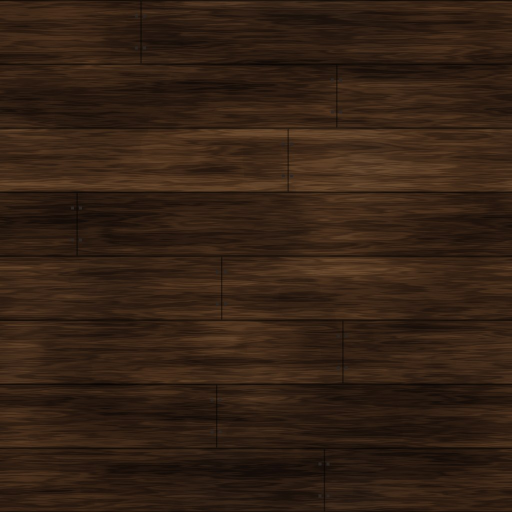
#> input picture src/tex/wood_dark.jpg, 1024 x 1024 px, found by its file name (shown at 1/2 size)
$ python build_ref.py tex/wood_dark.jpg
#> lines starting #> are read from the running program, lines starting #| are printed output that depends on the picture
### src/glb.py
"""Small numpy glTF 2.0 (.glb) toolkit for the Mudwater Spire.
Mesh = per-material buckets of triangles (pos, normal, uv, colour). Helpers build planks, beams, logs, lathe shapes,
tubes (rope, rails), extrusions and textured quads, all placed with 4x4 transforms. write() packs one .glb with
embedded textures (JPEG/PNG), PBR materials, optional normal maps, emissive, alpha.
"""
import json, struct, math, io, os
import numpy as np

# ------------------------------------------------------------------ transforms
def T(x=0, y=0, z=0):
    m = np.eye(4); m[:3, 3] = (x, y, z); return m
def S(x=1, y=None, z=None):
    y = x if y is None else y; z = x if z is None else z
    return np.diag([x, y, z, 1.0])
def Rx(d):
    a = math.radians(d); c, s = math.cos(a), math.sin(a); m = np.eye(4); m[1, 1] = c; m[1, 2] = -s; m[2, 1] = s; m[2, 2] = c; return m
def Ry(d):
    a = math.radians(d); c, s = math.cos(a), math.sin(a); m = np.eye(4); m[0, 0] = c; m[0, 2] = s; m[2, 0] = -s; m[2, 2] = c; return m
def Rz(d):
    a = math.radians(d); c, s = math.cos(a), math.sin(a); m = np.eye(4); m[0, 0] = c; m[0, 1] = -s; m[1, 0] = s; m[1, 1] = c; return m
def M(*ms):
    out = np.eye(4)
    for m in ms: out = out @ m
    return out
# [7 lines left out: function look_basis, not called in this run]

# ------------------------------------------------------------------ mesh
class Mesh:
    def __init__(self):
        self.b = {}          # material -> [pos list, nrm, uv, col, idx]
    def add(self, mat, pos, nrm, uv, idx, col=None, m=None):
        pos = np.asarray(pos, np.float64); nrm = np.asarray(nrm, np.float64); uv = np.asarray(uv, np.float64)
        idx = np.asarray(idx, np.int64).reshape(-1)
        if col is None: col = np.ones((len(pos), 4))
        else:
            col = np.asarray(col, np.float64)
            if col.ndim == 1: col = np.tile(np.r_[col, [1.0] * (4 - len(col))], (len(pos), 1))
            elif col.shape[1] == 3: col = np.c_[col, np.ones(len(col))]
        if m is not None:
            p4 = np.c_[pos, np.ones(len(pos))] @ m.T; pos = p4[:, :3]
            nm = np.linalg.inv(m[:3, :3]).T; nrm = nrm @ nm.T
            if np.linalg.det(m[:3, :3]) < 0: idx = idx.reshape(-1, 3)[:, ::-1].reshape(-1)
        n = np.linalg.norm(nrm, axis=1, keepdims=True); nrm = nrm / np.where(n > 1e-12, n, 1)
        bk = self.b.setdefault(mat, [[], [], [], [], [], 0])
        bk[0].append(pos); bk[1].append(nrm); bk[2].append(uv); bk[3].append(col); bk[4].append(idx + bk[5]); bk[5] += len(pos)
    # [4 lines left out: function merge, not called in this run]
    def tris(self):
        return sum(len(np.concatenate(bk[4])) // 3 for bk in self.b.values() if bk[4])
    def bounds(self):
        P = np.vstack([np.vstack(bk[0]) for bk in self.b.values() if bk[0]]); return P.min(0), P.max(0)

# ------------------------------------------------------------------ primitives (all return into a Mesh)
def quad(mesh, mat, w, h, m=None, uv=(0, 0, 1, 1), col=None, double=False):
    """plane in XY, facing +z, centred"""
    x, y = w / 2, h / 2; u0, v0, u1, v1 = uv
    P = [[-x, -y, 0], [x, -y, 0], [x, y, 0], [-x, y, 0]]; N = [[0, 0, 1]] * 4
    U = [[u0, v1], [u1, v1], [u1, v0], [u0, v0]]
    mesh.add(mat, P, N, U, [0, 1, 2, 0, 2, 3], col, m)
    if double: mesh.add(mat, P, [[0, 0, -1]] * 4, [[u1, v1], [u0, v1], [u0, v0], [u1, v0]], [0, 2, 1, 0, 3, 2], col, m)

def box(mesh, mat, sx, sy, sz, m=None, col=None, uvs=1.0, faces='xXyYzZ', uvoff=(0, 0)):
    """axis box centred at origin; world-scale UVs (1 unit of texture per `uvs` metres); grain runs along the longest axis"""
    hx, hy, hz = sx / 2, sy / 2, sz / 2
    long_axis = int(np.argmax([sx, sy, sz]))
    F = {'X': ([1, 0, 0], [0, 1, 2]), 'x': ([-1, 0, 0], [0, 1, 2]), 'Y': ([0, 1, 0], [1, 0, 2]), 'y': ([0, -1, 0], [1, 0, 2]), 'Z': ([0, 0, 1], [2, 0, 1]), 'z': ([0, 0, -1], [2, 0, 1])}
    ou, ov = uvoff
    for f in faces:
        n, (ax, a1, a2) = F[f]; n = np.array(n, float); s = n[ax]
        h = [hx, hy, hz]
        # the two in-plane axes; u follows the longest in-plane axis
        ia, ib = a1, a2
        if ib == long_axis: ia, ib = ib, ia
        corners = []
        for (ua, ub) in [(-1, -1), (1, -1), (1, 1), (-1, 1)]:
            p = [0, 0, 0]; p[ax] = s * h[ax]; p[ia] = ua * h[ia]; p[ib] = ub * h[ib]; corners.append(p)
        P = np.array(corners)
        U = np.c_[(P[:, ia] + h[ia]) / uvs + ou, (P[:, ib] + h[ib]) / uvs + ov]
        # winding so the face points along n
        e1 = P[1] - P[0]; e2 = P[2] - P[0]
        idx = [0, 1, 2, 0, 2, 3] if np.dot(np.cross(e1, e2), n) > 0 else [0, 2, 1, 0, 3, 2]
        mesh.add(mat, P, [n] * 4, U, idx, col, m)

def bevel_box(mesh, mat, sx, sy, sz, b=0.02, m=None, col=None, uvs=1.0, uvoff=(0, 0)):
    """box with chamfered edges (catches light on every plank edge)"""
    b = min(b, sx / 3, sy / 3, sz / 3)
    box(mesh, mat, sx - 2 * b, sy, sz - 2 * b, m, col, uvs, 'yY', uvoff)
    box(mesh, mat, sx, sy - 2 * b, sz - 2 * b, m, col, uvs, 'xX', uvoff)
    box(mesh, mat, sx - 2 * b, sy - 2 * b, sz, m, col, uvs, 'zZ', uvoff)
    # 12 chamfer strips
    hx, hy, hz = sx / 2, sy / 2, sz / 2
    def strip(a, bq, c, d, n, L):
        P = np.array([a, bq, c, d], float); nn = np.array(n, float); nn /= np.linalg.norm(nn)
        U = np.array([[0, 0], [L / uvs, 0], [L / uvs, 0.05], [0, 0.05]]) + uvoff
        e1 = P[1] - P[0]; e2 = P[2] - P[0]
        idx = [0, 1, 2, 0, 2, 3] if np.dot(np.cross(e1, e2), nn) > 0 else [0, 2, 1, 0, 3, 2]
        mesh.add(mat, P, [nn] * 4, U, idx, col, m)
    for sxs in (-1, 1):
        for sys_ in (-1, 1):   # edges along z
            strip([sxs * hx, sys_ * (hy - b), -hz + b], [sxs * hx, sys_ * (hy - b), hz - b], [sxs * (hx - b), sys_ * hy, hz - b], [sxs * (hx - b), sys_ * hy, -hz + b], [sxs, sys_, 0], sz)
        for szs in (-1, 1):    # edges along y
            strip([sxs * hx, -hy + b, szs * (hz - b)], [sxs * hx, hy - b, szs * (hz - b)], [sxs * (hx - b), hy - b, szs * hz], [sxs * (hx - b), -hy + b, szs * hz], [sxs, 0, szs], sy)
    for sys_ in (-1, 1):
        for szs in (-1, 1):    # edges along x
            strip([-hx + b, sys_ * hy, szs * (hz - b)], [hx - b, sys_ * hy, szs * (hz - b)], [hx - b, sys_ * (hy - b), szs * hz], [-hx + b, sys_ * (hy - b), szs * hz], [0, sys_, szs], sx)
    # 8 corner triangles
    for sxs in (-1, 1):
        for sys_ in (-1, 1):
            for szs in (-1, 1):
                P = np.array([[sxs * hx, sys_ * (hy - b), szs * (hz - b)], [sxs * (hx - b), sys_ * hy, szs * (hz - b)], [sxs * (hx - b), sys_ * (hy - b), szs * hz]])
                n = np.array([sxs, sys_, szs], float)
                idx = [0, 1, 2] if np.dot(np.cross(P[1] - P[0], P[2] - P[0]), n) > 0 else [0, 2, 1]
                mesh.add(mat, P, [n] * 3, [[0, 0], [0.02, 0], [0, 0.02]], idx, col, m)

def lathe(mesh, mat, prof, seg=24, m=None, col=None, uvs_u=1.0, uv_v=None, cap_top=False, cap_bot=False, a0=0, a1=360, smooth=True):
    """revolve profile [(r, y), ...] about the y axis. u wraps around (uvs_u repeats), v follows the profile length"""
    prof = np.asarray(prof, float); n = len(prof)
    L = np.r_[0, np.cumsum(np.linalg.norm(np.diff(prof, axis=0), axis=1))]
    V = L / (L[-1] if uv_v is None else uv_v) if uv_v != 0 else L
    full = (a1 - a0) >= 360
    cols = seg + 1
    ang = np.radians(np.linspace(a0, a1, cols))
    # profile normals (2D) via neighbours
    d = np.gradient(prof, axis=0); nr = np.c_[d[:, 1], -d[:, 0]]; nr /= np.linalg.norm(nr, axis=1, keepdims=True) + 1e-12
    P = []; N = []; U = []
    for j, a in enumerate(ang):
        ca, sa = math.cos(a), math.sin(a)
        for i in range(n):
            r, y = prof[i]; P.append([r * sa, y, r * ca]); N.append([nr[i, 0] * sa, nr[i, 1], nr[i, 0] * ca]); U.append([j / seg * uvs_u, V[i]])
    I = []
    for j in range(seg):
        for i in range(n - 1):
            a = j * n + i; b = (j + 1) * n + i
            I += [a, a + 1, b + 1, a, b + 1, b]
    P = np.array(P); N = np.array(N)
    # fix winding: outward normals should agree with triangle orientation
    t = np.array(I[:3]); f = np.cross(P[t[1]] - P[t[0]], P[t[2]] - P[t[0]])
    if np.dot(f, N[t[0]]) < 0: I = list(np.array(I).reshape(-1, 3)[:, ::-1].reshape(-1))
    mesh.add(mat, P, N, U, I, col, m)
    for cap, k, ny in ((cap_top, n - 1, 1), (cap_bot, 0, -1)):
        if not cap: continue
        r, y = prof[k]
        if r < 1e-6: continue
        Pc = [[0, y, 0]] + [[r * math.sin(a), y, r * math.cos(a)] for a in ang]
        Uc = [[0.5, 0.5]] + [[0.5 + 0.5 * math.sin(a), 0.5 + 0.5 * math.cos(a)] for a in ang]
        Ic = []
        for j in range(seg): Ic += [0, j + 1, j + 2] if ny > 0 else [0, j + 2, j + 1]
        Pc = np.array(Pc)
        tt = Ic[:3]; f = np.cross(Pc[tt[1]] - Pc[tt[0]], Pc[tt[2]] - Pc[tt[0]])
        if f[1] * ny < 0: Ic = list(np.array(Ic).reshape(-1, 3)[:, ::-1].reshape(-1))
        mesh.add(mat, Pc, [[0, ny, 0]] * len(Pc), Uc, Ic, col, m)

def cyl(mesh, mat, r, h, seg=16, m=None, col=None, caps=True, uvs_u=1.0, uv_v=None, r2=None):
    r2 = r if r2 is None else r2
    lathe(mesh, mat, [(r, 0), (r2, h)], seg, m, col, uvs_u, uv_v if uv_v is not None else 1.0, caps, caps)

# [83 lines left out: functions tube, extrude, ear_clip, not called in this run]

def sphere(mesh, mat, r, seg=16, rings=10, m=None, col=None):
    prof = [(r * math.sin(math.pi * i / rings), -r * math.cos(math.pi * i / rings)) for i in range(rings + 1)]
    lathe(mesh, mat, prof, seg, m, col)

# ------------------------------------------------------------------ writer
def _img_bytes(src):
    if isinstance(src, (bytes, bytearray)): return bytes(src), 'image/png' if src[:4] == b'\x89PNG' else 'image/jpeg'
    data = open(src, 'rb').read()
    return data, 'image/png' if src.lower().endswith('.png') else 'image/jpeg'

def write(path, mesh, mats, name='spire', quantize=False):
    """mats: name -> dict(tex=path|bytes, nrm=path, color=(r,g,b,a), metal=0, rough=0.8, emis=(r,g,b), emis_tex=path,
              alpha='OPAQUE'|'BLEND'|'MASK', double=False, unlit=False)"""
    buf = bytearray(); views = []; accs = []
    def add_view(data, target=None):
        while len(buf) % 4: buf.append(0)
        off = len(buf); buf.extend(data)
        v = {'buffer': 0, 'byteOffset': off, 'byteLength': len(data)}
        if target: v['target'] = target
        views.append(v); return len(views) - 1
    def add_acc(arr, ctype, typ, target, minmax=False, normalized=False):
        arr = np.ascontiguousarray(arr)
        vi = add_view(arr.tobytes(), target)
        a = {'bufferView': vi, 'componentType': ctype, 'count': int(arr.shape[0]), 'type': typ}
        if normalized: a['normalized'] = True
        if minmax: a['min'] = arr.min(0).tolist(); a['max'] = arr.max(0).tolist()
        accs.append(a); return len(accs) - 1
    images = []; textures = []; materials = []; img_cache = {}
    def tex(src):
        key = src if isinstance(src, str) else id(src)
        if key in img_cache: return img_cache[key]
        data, mime = _img_bytes(src)
        vi = add_view(data); images.append({'bufferView': vi, 'mimeType': mime})
        textures.append({'source': len(images) - 1, 'sampler': 0}); img_cache[key] = len(textures) - 1
        return img_cache[key]
    ext_used = set()
    prims = []
    for mname, bk in mesh.b.items():
        if not bk[0]: continue
        md = mats[mname]
        P = np.vstack(bk[0]).astype(np.float32); N = np.vstack(bk[1]).astype(np.float32); U = np.vstack(bk[2]).astype(np.float32)
        C = np.vstack(bk[3]).astype(np.float32); I = np.concatenate(bk[4])
        attrs = {'POSITION': add_acc(P, 5126, 'VEC3', 34962, True), 'NORMAL': add_acc(N, 5126, 'VEC3', 34962), 'TEXCOORD_0': add_acc(U, 5126, 'VEC2', 34962)}
        if md.get('no_normals'): del attrs['NORMAL']          # (v56) unlit glow (fireworks) needs no normals: a third smaller
        if not np.allclose(C, 1.0): attrs['COLOR_0'] = add_acc(np.round(np.clip(C, 0, 1) * 255).astype(np.uint8), 5121, 'VEC4', 34962, normalized=True)   # (v24) 4 bytes a vertex, not 16 (core glTF, no extension)
        if P.shape[0] < 65536: ia = add_acc(I.astype(np.uint16), 5123, 'SCALAR', 34963)
        else: ia = add_acc(I.astype(np.uint32), 5125, 'SCALAR', 34963)
        pbr = {'baseColorFactor': list(md.get('color', (1, 1, 1, 1))), 'metallicFactor': md.get('metal', 0.0), 'roughnessFactor': md.get('rough', 0.85)}
        if md.get('tex') is not None: pbr['baseColorTexture'] = {'index': tex(md['tex'])}
        mat = {'name': mname, 'pbrMetallicRoughness': pbr}
        if md.get('nrm') is not None: mat['normalTexture'] = {'index': tex(md['nrm']), 'scale': md.get('nrm_scale', 1.0)}
        if md.get('mr') is not None: pbr['metallicRoughnessTexture'] = {'index': tex(md['mr'])}     # G = roughness, B = metalness (multiplied by the factors)
        if md.get('emis') is not None: mat['emissiveFactor'] = list(md['emis'])[:3]
        if md.get('emis_tex') is not None: mat['emissiveTexture'] = {'index': tex(md['emis_tex'])}
        if md.get('emis_strength'):
            mat['extensions'] = {'KHR_materials_emissive_strength': {'emissiveStrength': md['emis_strength']}}; ext_used.add('KHR_materials_emissive_strength')
        if md.get('unlit'):
            mat.setdefault('extensions', {})['KHR_materials_unlit'] = {}; ext_used.add('KHR_materials_unlit')
        if md.get('alpha'): mat['alphaMode'] = md['alpha']
        if md.get('alpha') == 'MASK': mat['alphaCutoff'] = md.get('cutoff', 0.5)
        if md.get('double'): mat['doubleSided'] = True
        materials.append(mat)
        prims.append({'attributes': attrs, 'indices': ia, 'material': len(materials) - 1})
    while len(buf) % 4: buf.append(0)
    gl = {'asset': {'version': '2.0', 'generator': 'mudwater-spire glb.py'}, 'scene': 0, 'scenes': [{'nodes': [0]}],
          'nodes': [{'mesh': 0, 'name': name}], 'meshes': [{'primitives': prims, 'name': name}],
          'accessors': accs, 'bufferViews': views, 'buffers': [{'byteLength': len(buf)}], 'materials': materials}
    if textures:
        gl['textures'] = textures; gl['images'] = images
        gl['samplers'] = [{'magFilter': 9729, 'minFilter': 9987, 'wrapS': 10497, 'wrapT': 10497}]
    if ext_used: gl['extensionsUsed'] = sorted(ext_used)
    js = json.dumps(gl, separators=(',', ':')).encode()
    while len(js) % 4: js += b' '
    out = struct.pack('<III', 0x46546C67, 2, 12 + 8 + len(js) + 8 + len(buf))
    out += struct.pack('<II', len(js), 0x4E4F534A) + js + struct.pack('<II', len(buf), 0x004E4942) + bytes(buf)
    os.makedirs(os.path.dirname(os.path.abspath(path)), exist_ok=True)
    open(path, 'wb').write(out)
    return {'file': os.path.basename(path), 'tris': int(sum(len(np.concatenate(bk[4])) // 3 for bk in mesh.b.values() if bk[4])), 'kb': len(out) // 1024}

# [4 lines left out: function read_glb, not called in this run]

### src/build_ref.py
"""the REFERENCE PILLARS: what the real card looks like, on all four sides, so players know what to hunt for.
sp_ref_founder.glb : Hall of Fakes floor centre - the real #62 The Founder, big, in gilt frames, plaque: THE REAL ONE / FIND ITS TWIN ON THE STAIRS
sp_ref_flag.glb    : on the vault's plinth - the real #100 Black Flag for the finalists (smaller)
The card images are the untouched originals (the forgery press leaves the real one exactly like this)."""
import math, sys
from PIL import Image, ImageDraw, ImageFont
sys.argv = ['x']
from glb import *
from kit import *
MW = '/home/claude/dinopawnz/mudwater/'
TMP = '/home/claude/spire/out/sprite_png/'
LORA = '/usr/share/fonts/truetype/google-fonts/Lora-Variable.ttf'; INTERB = '/usr/share/fonts/opentype/inter/Inter-Bold.otf'
def lora(n):
    f = ImageFont.truetype(LORA, n)
    try: f.set_variation_by_name('Bold')
    except Exception: pass
    return f
def plaque(path, l1, l2):
#> called with l1 = 'THE REAL ONE', l2 = 'FIND ITS TWIN ON THE STAIRS'
    W, H = 1400, 330
    img = Image.open(TEX + 'wood_dark.jpg').convert('RGB').resize((W, W)).crop((0, 0, W, H)); d = ImageDraw.Draw(img)
#> after `img = Image.open(TEX + 'wood_dark.jpg').convert('RGB').resize((W, W)).`:
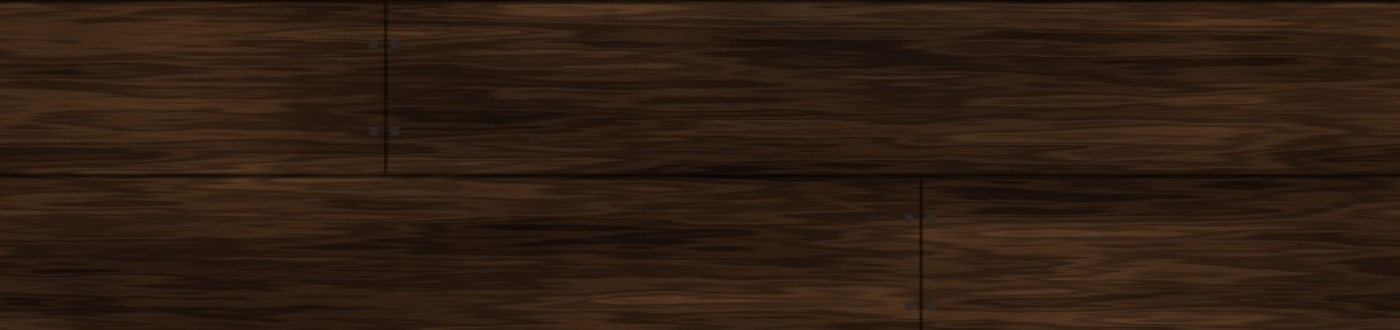
#> img: PIL image 1400x330 RGB; mean R, G, B 47.5, 30.1, 18.2
    d.rounded_rectangle((16, 16, W - 16, H - 16), 24, outline=(214, 160, 70), width=8)
    f = lora(112); tw = d.textlength(l1, font=f); d.text(((W - tw) / 2 + 4, 44 + 4), l1, font=f, fill=(20, 10, 4)); d.text(((W - tw) / 2, 44), l1, font=f, fill=(246, 210, 120))
#> after `tw = d.textlength(l1, font=f)`: tw = 825
    f2 = ImageFont.truetype(INTERB, 54); tw = d.textlength(l2, font=f2); d.text(((W - tw) / 2, 212), l2, font=f2, fill=(150, 228, 205))
#> after `tw = d.textlength(l2, font=f2)`: tw = 810
    img.save(path, quality=90); return path
#> after `img.save(path, quality=90)`:
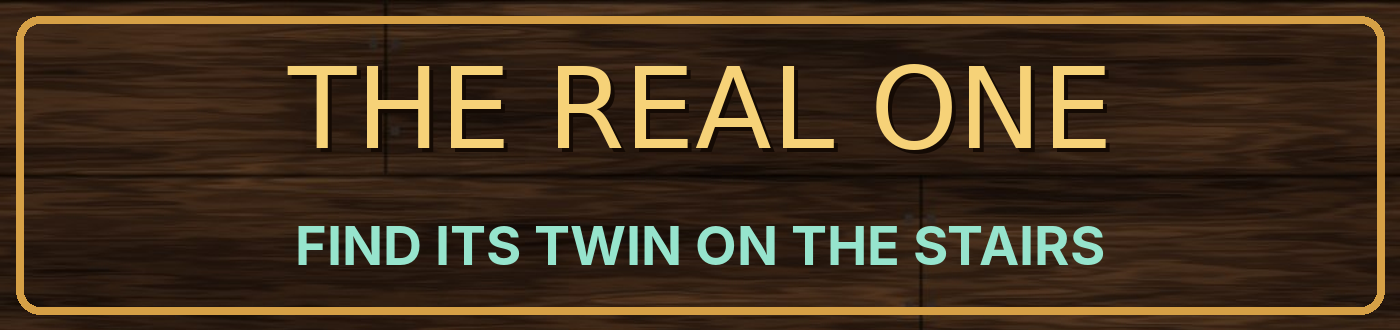
#> saved as ref_62.jpg: PIL image 1400x330 RGB; mean R, G, B 68.3, 50.9, 30.9
def gilt(m, w, h, mm, bw=0.12):
    for sx in (-1, 1): bevel_box(m, 'gold', bw, h + 2 * bw, 0.1, 0.03, m=M(mm, T(sx * (w / 2 + bw / 2), 0, 0.03)))
    for sy in (-1, 1): bevel_box(m, 'gold', w + 2 * bw, bw, 0.1, 0.03, m=M(mm, T(0, sy * (h / 2 + bw / 2), 0.03)))
    for sx in (-1, 1):
        for sy in (-1, 1): lathe(m, 'gold', [(0.0, 0), (0.07, 0), (0.05, 0.04), (0.0, 0.07)], 8, m=M(mm, T(sx * (w / 2 + bw / 2), sy * (h / 2 + bw / 2), 0.08), Rx(90)))
def pillar(card, out, cw, l1, l2, H=None):
    ch = cw * 1000 / 720; W = cw + 0.55; H = H or ch + 1.5
    m = Mesh(); mats = dict(MATS)
    mats['card'] = dict(tex=MW + 'mwc_%03d.jpg' % card, emis_tex=MW + 'mwc_%03d.jpg' % card, emis=(0.42, 0.42, 0.42), rough=0.5)
    pp = plaque(TMP + 'ref_%d.jpg' % card, l1, l2)
    mats['plq'] = dict(tex=pp, emis_tex=pp, emis=(0.45, 0.4, 0.32), rough=0.6)
    # the column: dark carved wood with brass bands, a stepped base and cap, a glowing jar finial
    bevel_box(m, 'dark', W, H, W, 0.05, m=T(0, H / 2, 0), uvs=2.0)
    for y, s_ in ((0.08, 0.3), (0.22, 0.18), (H - 0.06, 0.22), (H + 0.08, 0.1)):
        bevel_box(m, 'mud' if y < 1 else 'dark', W + s_, 0.16, W + s_, 0.03, m=T(0, y, 0), uvs=2.0)
    for y in (0.32, H - 0.18): box(m, 'brass', W + 0.03, 0.05, W + 0.03, m=T(0, y, 0))
    lathe(m, 'brass', [(0.0, H + 0.16), (0.32, H + 0.16), (0.2, H + 0.32), (0.12, H + 0.36), (0.0, H + 0.4)], 12)
    lathe(m, 'glow', [(0.0, H + 0.38), (0.16, H + 0.44), (0.19, H + 0.66), (0.13, H + 0.84), (0.0, H + 0.88)], 12)
    lathe(m, 'brass', [(0.0, H + 0.86), (0.17, H + 0.9), (0.0, H + 1.0)], 10)
    pw = W - 0.12; ph = pw / (1400 / 330)
    for a in (0, 90, 180, 270):
        F = M(Ry(a), T(0, 0, W / 2 + 0.005))
        cy = 0.42 + ph + 0.22 + ch / 2
        quad(m, 'card', cw, ch, M(F, T(0, cy, 0.012)))
        quad(m, 'black', cw + 0.06, ch + 0.06, M(F, T(0, cy, 0.006)))
        gilt(m, cw, ch, M(F, T(0, cy, 0)))
        quad(m, 'plq', pw, ph, M(F, T(0, 0.42 + ph / 2, 0.02)))
        box(m, 'brass', pw + 0.06, 0.04, 0.04, m=M(F, T(0, 0.42 + ph + 0.02, 0.02)))
    print(out, write('/home/claude/spire/out/glb/' + out, m, mats))
    return H
#> (the run stopped early here; a loop or call above may not have finished)
